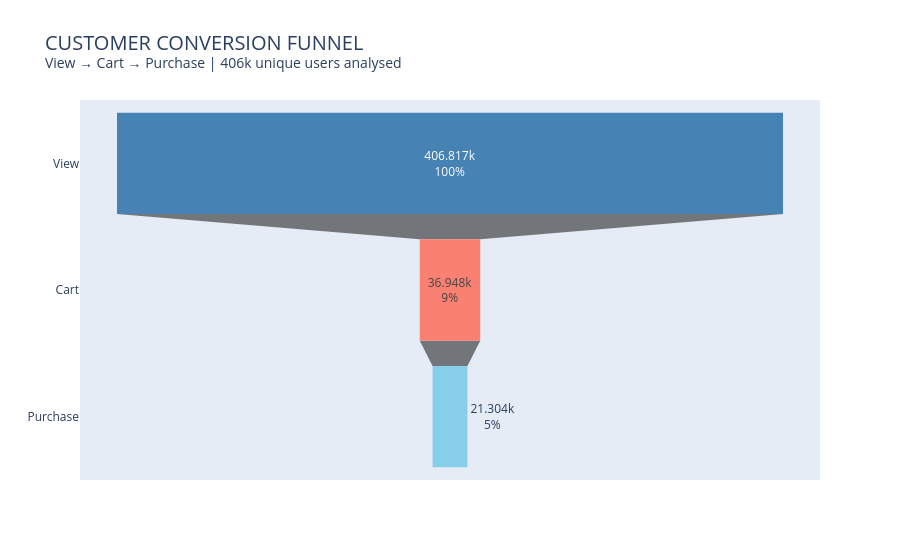

The cell this chart's notebook holds for it:
### Code cell
funnel_data = pd.DataFrame({
    'stage': ['View', 'Cart', 'Purchase'],
    'users': [views, carts, purchases]
})

fig = go.Figure(go.Funnel(
    y=funnel_data['stage'],
    x=funnel_data['users'],
    textinfo="value+percent initial",
    marker=dict(color=['steelblue', 'salmon', 'skyblue'])
))

fig.update_layout(
    title=dict(
   text='CUSTOMER CONVERSION FUNNEL<br><sup>View → Cart → Purchase | 406k unique users analysed</sup>',
    font=dict(size=20)
    )
)
fig.show()

### Figure 1 — Plotly figure (JSON) as saved in the notebook; plotly's stock layout.template omitted (floating-point values rounded to 4 significant figures)
{"data": [{"marker": {"color": ["steelblue", "salmon", "skyblue"]}, "textinfo": "value+percent initial", "type": "funnel", "x": [406817, 36948, 21304], "y": ["View", "Cart", "Purchase"]}], "layout": {"title": {"font": {"size": 20}, "text": "CUSTOMER CONVERSION FUNNEL<br><sup>View → Cart → Purchase | 406k unique users analysed</sup>"}}}
